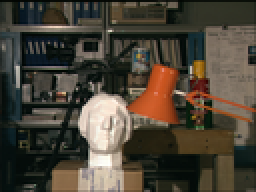
%> input picture left.png, 128 x 96 px, shrunk from 384 x 288 before the run (shown 2 times larger)
$ octave BeliefPropagation.m   (GNU Octave 9; MATLAB toolbox functions it lacks are replaced by stand-ins)
%> lines starting %> are read from the running program, lines starting %| are printed output that depends on the picture
dispLevels = 16;
iterations = 60;
lambda = 5;
threshold = 2;

% Read the stereo images as grayscale
leftImg = rgb2gray(imread('left.png'));
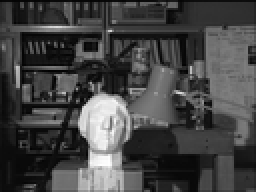
%> leftImg: size 96x128 uint8 (shown 2 times larger); min 1, max 254, mean 68.4
rightImg = rgb2gray(imread('right.png'));
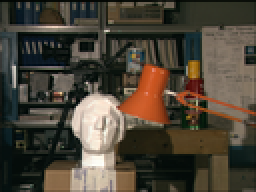
%> input picture right.png, 128 x 96 px, shrunk from 384 x 288 before the run (shown 2 times larger)
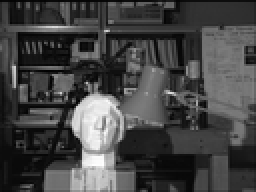
%> rightImg: size 96x128 uint8 (shown 2 times larger); min 1, max 255, mean 68.8

% Apply a Gaussian filter
leftImg = imgaussfilt(leftImg,0.6,'FilterSize',5);
rightImg = imgaussfilt(rightImg,0.6,'FilterSize',5);

% Get the image size
[rows,cols] = size(leftImg);
%> rows = 96; cols = 128

% Compute data cost
dataCost = zeros(rows,cols,dispLevels);
leftImg = double(leftImg);
%> leftImg: size 96x128 double
rightImg = double(rightImg);
%> rightImg: size 96x128 double
for d = 0:dispLevels-1
    rightImgShifted = [zeros(rows,d),rightImg(:,1:end-d)];
    dataCost(:,:,d+1) = abs(leftImg-rightImgShifted);
end
%> this loop made 16 passes
%> pass 3, `rightImgShifted = [zeros(rows,d),rightImg(:,1:end-d)];`:
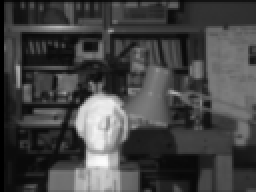
%> rightImgShifted: size 96x128 double (shown 2 times larger); min 0, max 252, mean 67.8

% Compute smoothness cost
d = 0:dispLevels-1;
smoothnessCost = lambda*min(abs(d-d'),threshold);
smoothnessCost4d(1,1,:,:) = smoothnessCost;

% Initialize messages
msgFromUp = zeros(rows,cols,dispLevels);
msgFromDown = zeros(rows,cols,dispLevels);
msgFromRight = zeros(rows,cols,dispLevels);
msgFromLeft = zeros(rows,cols,dispLevels);

figure
energy = zeros(iterations,1);

% Start iterations
for i = 1:iterations
    % Create messages to up
    msgToUp = dataCost + msgFromDown + msgFromRight + msgFromLeft;
    msgToUp = permute(min(msgToUp+smoothnessCost4d,[],3),[1,2,4,3]);
    msgToUp = msgToUp-min(msgToUp,[],3); % normalize

    % Create messages to down
    msgToDown = dataCost + msgFromUp + msgFromRight + msgFromLeft;
    msgToDown = permute(min(msgToDown+smoothnessCost4d,[],3),[1,2,4,3]);
    msgToDown = msgToDown-min(msgToDown,[],3); % normalize

    % Create messages to right
    msgToRight = dataCost + msgFromUp + msgFromDown + msgFromLeft;
    msgToRight = permute(min(msgToRight+smoothnessCost4d,[],3),[1,2,4,3]);
    msgToRight = msgToRight-min(msgToRight,[],3); % normalize

    % Create messages to left
    msgToLeft = dataCost + msgFromUp + msgFromDown + msgFromRight;
    msgToLeft = permute(min(msgToLeft+smoothnessCost4d,[],3),[1,2,4,3]);
    msgToLeft = msgToLeft-min(msgToLeft,[],3); % normalize

    % Send messages
    msgFromDown = [msgToUp(2:end,:,:);zeros(1,cols,dispLevels)]; %shift up
    msgFromUp = [zeros(1,cols,dispLevels);msgToDown(1:end-1,:,:)]; %shift down
    msgFromLeft = [zeros(rows,1,dispLevels),msgToRight(:,1:end-1,:)]; %shift right
    msgFromRight = [msgToLeft(:,2:end,:),zeros(rows,1,dispLevels)]; %shift left

    % Compute belief
    belief = dataCost + msgFromUp + msgFromDown + msgFromRight + msgFromLeft;

    % Update disparity map
    [~,ind] = min(belief,[],3);
    disparityMap = ind-1;

    % Compute energy
    [row,col] = ndgrid(1:size(ind,1),1:size(ind,2));
    linInd = sub2ind(size(dataCost),row,col,ind);
    dataEnergy = sum(sum(dataCost(linInd)));
    row = [reshape(ind(:,1:end-1),[],1);reshape(ind(1:end-1,:),[],1)];
    col = [reshape(ind(:,2:end),[],1);reshape(ind(2:end,:),[],1)];
    linInd = sub2ind(size(smoothnessCost),row,col);
    smoothnessEnergy = sum(smoothnessCost(linInd));
    energy(i) = dataEnergy+smoothnessEnergy;

    % Update disparity image
    scaleFactor = 256/dispLevels;
    disparityImg = uint8(disparityMap*scaleFactor);

    % Show disparity image
    imshow(disparityImg)

    % Show current energy and iteration
    fprintf('iteration: %d/%d, energy: %d\n',i,iterations,energy(i))
end
%> this loop made 60 passes
%> (dataEnergy, smoothnessEnergy) on passes 1 to 12: (27332, 59000), (32478, 34365), (33923, 25065), (34380, 21430), (35205, 18470), (35545, 17095), (35861, 15920), (35938, 15175), (36131, 14490), (36284, 13885), (36436, 13605), (36469, 13190)
%| iteration: 1/60, energy: 86332
%| iteration: 2/60, energy: 66843
%| iteration: 3/60, energy: 58988
%| iteration: 4/60, energy: 55810
%| iteration: 5/60, energy: 53675
%| iteration: 6/60, energy: 52640
%| iteration: 7/60, energy: 51781
%| iteration: 8/60, energy: 51113
%> (further printed lines are left out)
%> pass 1, `[~,ind] = min(belief,[],3);`:
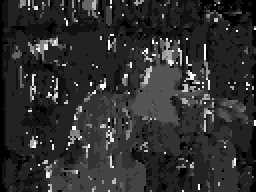
%> ind: size 96x128 double (shown 2 times larger); min 1, max 16, mean 3.77; drawn with min black and max white
%> after the loop, energy = 60 values, max 86332 at index 1, min 46845 at index 60, mean 49763.7

% Show convergence graph
figure
plot(1:iterations,energy,'bo-')
xlabel('Iterations')
ylabel('Energy')
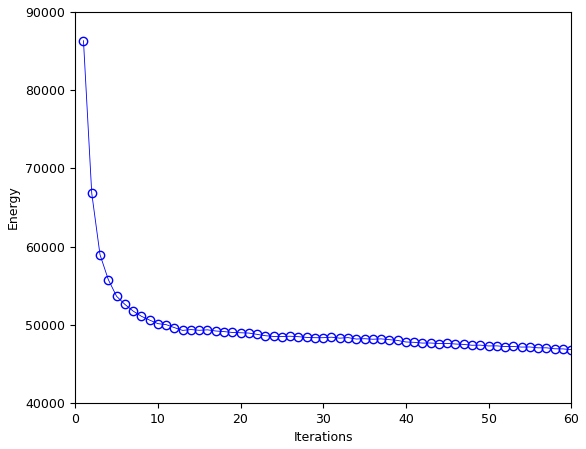
%> figure redrawn from the program's plot data; curve peaks at x = 1, y = 86332

% Save disparity image
imwrite(disparityImg,'disparity.png')
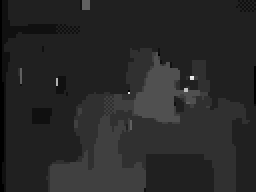
%> saved as disparity.png: size 96x128 uint8 (shown 2 times larger); min 0, max 240, mean 39.4
